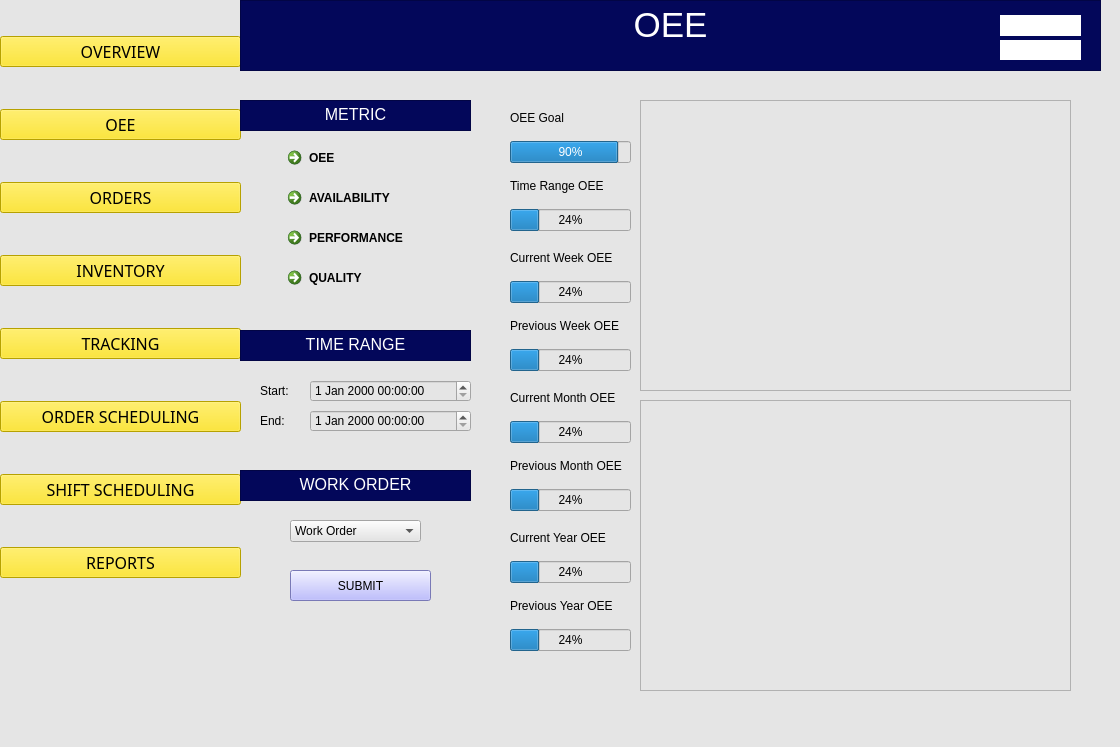
<?xml version="1.0" encoding="UTF-8"?>
<ui version="4.0">
 <class>MainWindow</class>
 <widget class="QMainWindow" name="MainWindow">
  <property name="geometry">
   <rect>
    <x>0</x>
    <y>0</y>
    <width>1120</width>
    <height>747</height>
   </rect>
  </property>
  <property name="font">
   <font>
    <family>Siemens Sans Black</family>
    <pointsize>12</pointsize>
   </font>
  </property>
  <property name="windowTitle">
   <string>MainWindow</string>
  </property>
  <property name="styleSheet">
   <string notr="true">background-color: rgb(229, 229, 229);
</string>
  </property>
  <widget class="QWidget" name="centralwidget">
   <widget class="QWidget" name="verticalLayoutWidget">
    <property name="geometry">
     <rect>
      <x>0</x>
      <y>0</y>
      <width>241</width>
      <height>621</height>
     </rect>
    </property>
    <layout class="QVBoxLayout" name="verticalLayout">
     <item>
      <widget class="QPushButton" name="pushButton_5">
       <property name="font">
        <font>
         <family>Siemens Sans Black</family>
         <pointsize>12</pointsize>
        </font>
       </property>
       <property name="styleSheet">
        <string notr="true">background-color: rgb(255, 226, 0);</string>
       </property>
       <property name="text">
        <string>OVERVIEW</string>
       </property>
      </widget>
     </item>
     <item>
      <widget class="QPushButton" name="pushButton_7">
       <property name="font">
        <font>
         <family>Siemens Sans Black</family>
         <pointsize>12</pointsize>
        </font>
       </property>
       <property name="styleSheet">
        <string notr="true">background-color: rgb(255, 226, 0);</string>
       </property>
       <property name="text">
        <string>OEE</string>
       </property>
      </widget>
     </item>
     <item>
      <widget class="QPushButton" name="pushButton_14">
       <property name="font">
        <font>
         <family>Siemens Sans Black</family>
         <pointsize>12</pointsize>
        </font>
       </property>
       <property name="styleSheet">
        <string notr="true">background-color: rgb(255, 226, 0);</string>
       </property>
       <property name="text">
        <string>ORDERS</string>
       </property>
      </widget>
     </item>
     <item>
      <widget class="QPushButton" name="pushButton_12">
       <property name="font">
        <font>
         <family>Siemens Sans Black</family>
         <pointsize>12</pointsize>
        </font>
       </property>
       <property name="styleSheet">
        <string notr="true">background-color: rgb(255, 226, 0);</string>
       </property>
       <property name="text">
        <string>INVENTORY</string>
       </property>
      </widget>
     </item>
     <item>
      <widget class="QPushButton" name="pushButton_11">
       <property name="font">
        <font>
         <family>Siemens Sans Black</family>
         <pointsize>12</pointsize>
        </font>
       </property>
       <property name="styleSheet">
        <string notr="true">background-color: rgb(255, 226, 0);</string>
       </property>
       <property name="text">
        <string>TRACKING</string>
       </property>
      </widget>
     </item>
     <item>
      <widget class="QPushButton" name="pushButton_10">
       <property name="font">
        <font>
         <family>Siemens Sans Black</family>
         <pointsize>12</pointsize>
        </font>
       </property>
       <property name="styleSheet">
        <string notr="true">background-color: rgb(255, 226, 0);</string>
       </property>
       <property name="text">
        <string>ORDER SCHEDULING</string>
       </property>
      </widget>
     </item>
     <item>
      <widget class="QPushButton" name="pushButton_13">
       <property name="font">
        <font>
         <family>Siemens Sans Black</family>
         <pointsize>12</pointsize>
        </font>
       </property>
       <property name="styleSheet">
        <string notr="true">background-color: rgb(255, 226, 0);</string>
       </property>
       <property name="text">
        <string>SHIFT SCHEDULING</string>
       </property>
      </widget>
     </item>
     <item>
      <widget class="QPushButton" name="pushButton_9">
       <property name="font">
        <font>
         <family>Siemens Sans Black</family>
         <pointsize>12</pointsize>
        </font>
       </property>
       <property name="styleSheet">
        <string notr="true">background-color: rgb(255, 226, 0);</string>
       </property>
       <property name="text">
        <string>REPORTS</string>
       </property>
      </widget>
     </item>
    </layout>
   </widget>
   <widget class="QTextEdit" name="textEdit">
    <property name="geometry">
     <rect>
      <x>240</x>
      <y>0</y>
      <width>861</width>
      <height>71</height>
     </rect>
    </property>
    <property name="styleSheet">
     <string notr="true">background-color: rgb(3, 7, 90);</string>
    </property>
    <property name="html">
     <string>&lt;!DOCTYPE HTML PUBLIC &quot;-//W3C//DTD HTML 4.0//EN&quot; &quot;http://www.w3.org/TR/REC-html40/strict.dtd&quot;&gt;
&lt;html&gt;&lt;head&gt;&lt;meta name=&quot;qrichtext&quot; content=&quot;1&quot; /&gt;&lt;style type=&quot;text/css&quot;&gt;
p, li { white-space: pre-wrap; }
&lt;/style&gt;&lt;/head&gt;&lt;body style=&quot; font-family:'MS Shell Dlg 2'; font-size:8.25pt; font-weight:400; font-style:normal;&quot;&gt;
&lt;p align=&quot;center&quot; style=&quot; margin-top:0px; margin-bottom:0px; margin-left:0px; margin-right:0px; -qt-block-indent:0; text-indent:0px;&quot;&gt;&lt;span style=&quot; font-size:26pt; color:#ffffff;&quot;&gt;OEE&lt;/span&gt;&lt;/p&gt;&lt;/body&gt;&lt;/html&gt;</string>
    </property>
   </widget>
   <widget class="QDateTimeEdit" name="dateTimeEdit">
    <property name="geometry">
     <rect>
      <x>310</x>
      <y>380</y>
      <width>161</width>
      <height>22</height>
     </rect>
    </property>
   </widget>
   <widget class="QDateTimeEdit" name="dateTimeEdit_2">
    <property name="geometry">
     <rect>
      <x>310</x>
      <y>410</y>
      <width>161</width>
      <height>22</height>
     </rect>
    </property>
   </widget>
   <widget class="QTextEdit" name="textEdit_2">
    <property name="geometry">
     <rect>
      <x>240</x>
      <y>330</y>
      <width>231</width>
      <height>31</height>
     </rect>
    </property>
    <property name="styleSheet">
     <string notr="true">background-color: rgb(3, 7, 90);</string>
    </property>
    <property name="html">
     <string>&lt;!DOCTYPE HTML PUBLIC &quot;-//W3C//DTD HTML 4.0//EN&quot; &quot;http://www.w3.org/TR/REC-html40/strict.dtd&quot;&gt;
&lt;html&gt;&lt;head&gt;&lt;meta name=&quot;qrichtext&quot; content=&quot;1&quot; /&gt;&lt;style type=&quot;text/css&quot;&gt;
p, li { white-space: pre-wrap; }
&lt;/style&gt;&lt;/head&gt;&lt;body style=&quot; font-family:'MS Shell Dlg 2'; font-size:8.25pt; font-weight:400; font-style:normal;&quot;&gt;
&lt;p align=&quot;center&quot; style=&quot; margin-top:0px; margin-bottom:0px; margin-left:0px; margin-right:0px; -qt-block-indent:0; text-indent:0px;&quot;&gt;&lt;span style=&quot; font-size:12pt; color:#ffffff;&quot;&gt;TIME RANGE&lt;/span&gt;&lt;/p&gt;&lt;/body&gt;&lt;/html&gt;</string>
    </property>
   </widget>
   <widget class="QTextEdit" name="textEdit_3">
    <property name="geometry">
     <rect>
      <x>240</x>
      <y>100</y>
      <width>231</width>
      <height>31</height>
     </rect>
    </property>
    <property name="styleSheet">
     <string notr="true">background-color: rgb(3, 7, 90);</string>
    </property>
    <property name="html">
     <string>&lt;!DOCTYPE HTML PUBLIC &quot;-//W3C//DTD HTML 4.0//EN&quot; &quot;http://www.w3.org/TR/REC-html40/strict.dtd&quot;&gt;
&lt;html&gt;&lt;head&gt;&lt;meta name=&quot;qrichtext&quot; content=&quot;1&quot; /&gt;&lt;style type=&quot;text/css&quot;&gt;
p, li { white-space: pre-wrap; }
&lt;/style&gt;&lt;/head&gt;&lt;body style=&quot; font-family:'MS Shell Dlg 2'; font-size:8.25pt; font-weight:400; font-style:normal;&quot;&gt;
&lt;p align=&quot;center&quot; style=&quot; margin-top:0px; margin-bottom:0px; margin-left:0px; margin-right:0px; -qt-block-indent:0; text-indent:0px;&quot;&gt;&lt;span style=&quot; font-size:12pt; color:#ffffff;&quot;&gt;METRIC&lt;/span&gt;&lt;/p&gt;&lt;/body&gt;&lt;/html&gt;</string>
    </property>
   </widget>
   <widget class="QLabel" name="label">
    <property name="geometry">
     <rect>
      <x>260</x>
      <y>380</y>
      <width>31</width>
      <height>21</height>
     </rect>
    </property>
    <property name="text">
     <string>Start:</string>
    </property>
   </widget>
   <widget class="QLabel" name="label_2">
    <property name="geometry">
     <rect>
      <x>260</x>
      <y>410</y>
      <width>31</width>
      <height>21</height>
     </rect>
    </property>
    <property name="text">
     <string>End:</string>
    </property>
   </widget>
   <widget class="QCommandLinkButton" name="commandLinkButton">
    <property name="geometry">
     <rect>
      <x>280</x>
      <y>140</y>
      <width>185</width>
      <height>41</height>
     </rect>
    </property>
    <property name="styleSheet">
     <string notr="true">background-color: rgb(207, 210, 255);</string>
    </property>
    <property name="text">
     <string>OEE</string>
    </property>
   </widget>
   <widget class="QCommandLinkButton" name="commandLinkButton_2">
    <property name="geometry">
     <rect>
      <x>280</x>
      <y>180</y>
      <width>185</width>
      <height>41</height>
     </rect>
    </property>
    <property name="styleSheet">
     <string notr="true">background-color: rgb(207, 210, 255);</string>
    </property>
    <property name="text">
     <string>AVAILABILITY</string>
    </property>
   </widget>
   <widget class="QCommandLinkButton" name="commandLinkButton_3">
    <property name="geometry">
     <rect>
      <x>280</x>
      <y>220</y>
      <width>185</width>
      <height>41</height>
     </rect>
    </property>
    <property name="styleSheet">
     <string notr="true">background-color: rgb(207, 210, 255);</string>
    </property>
    <property name="text">
     <string>PERFORMANCE</string>
    </property>
   </widget>
   <widget class="QCommandLinkButton" name="commandLinkButton_4">
    <property name="geometry">
     <rect>
      <x>280</x>
      <y>260</y>
      <width>185</width>
      <height>41</height>
     </rect>
    </property>
    <property name="styleSheet">
     <string notr="true">background-color: rgb(207, 210, 255);</string>
    </property>
    <property name="text">
     <string>QUALITY</string>
    </property>
   </widget>
   <widget class="QComboBox" name="comboBox">
    <property name="geometry">
     <rect>
      <x>290</x>
      <y>520</y>
      <width>131</width>
      <height>22</height>
     </rect>
    </property>
    <item>
     <property name="text">
      <string>Work Order</string>
     </property>
    </item>
   </widget>
   <widget class="QTextEdit" name="textEdit_4">
    <property name="geometry">
     <rect>
      <x>240</x>
      <y>470</y>
      <width>231</width>
      <height>31</height>
     </rect>
    </property>
    <property name="styleSheet">
     <string notr="true">background-color: rgb(3, 7, 90);</string>
    </property>
    <property name="html">
     <string>&lt;!DOCTYPE HTML PUBLIC &quot;-//W3C//DTD HTML 4.0//EN&quot; &quot;http://www.w3.org/TR/REC-html40/strict.dtd&quot;&gt;
&lt;html&gt;&lt;head&gt;&lt;meta name=&quot;qrichtext&quot; content=&quot;1&quot; /&gt;&lt;style type=&quot;text/css&quot;&gt;
p, li { white-space: pre-wrap; }
&lt;/style&gt;&lt;/head&gt;&lt;body style=&quot; font-family:'MS Shell Dlg 2'; font-size:8.25pt; font-weight:400; font-style:normal;&quot;&gt;
&lt;p align=&quot;center&quot; style=&quot; margin-top:0px; margin-bottom:0px; margin-left:0px; margin-right:0px; -qt-block-indent:0; text-indent:0px;&quot;&gt;&lt;span style=&quot; font-size:12pt; color:#ffffff;&quot;&gt;WORK ORDER&lt;/span&gt;&lt;/p&gt;&lt;/body&gt;&lt;/html&gt;</string>
    </property>
   </widget>
   <widget class="QWidget" name="verticalLayoutWidget_2">
    <property name="geometry">
     <rect>
      <x>510</x>
      <y>100</y>
      <width>121</width>
      <height>131</height>
     </rect>
    </property>
    <layout class="QVBoxLayout" name="verticalLayout_2">
     <item>
      <widget class="QLabel" name="label_3">
       <property name="text">
        <string>OEE Goal</string>
       </property>
      </widget>
     </item>
     <item>
      <widget class="QProgressBar" name="progressBar_3">
       <property name="value">
        <number>90</number>
       </property>
      </widget>
     </item>
     <item>
      <widget class="QLabel" name="label_4">
       <property name="text">
        <string>Time Range OEE</string>
       </property>
      </widget>
     </item>
     <item>
      <widget class="QProgressBar" name="progressBar_4">
       <property name="value">
        <number>24</number>
       </property>
      </widget>
     </item>
    </layout>
   </widget>
   <widget class="QWidget" name="verticalLayoutWidget_3">
    <property name="geometry">
     <rect>
      <x>510</x>
      <y>240</y>
      <width>121</width>
      <height>131</height>
     </rect>
    </property>
    <layout class="QVBoxLayout" name="verticalLayout_3">
     <item>
      <widget class="QLabel" name="label_5">
       <property name="text">
        <string>Current Week OEE</string>
       </property>
      </widget>
     </item>
     <item>
      <widget class="QProgressBar" name="progressBar_5">
       <property name="value">
        <number>24</number>
       </property>
      </widget>
     </item>
     <item>
      <widget class="QLabel" name="label_6">
       <property name="text">
        <string>Previous Week OEE</string>
       </property>
      </widget>
     </item>
     <item>
      <widget class="QProgressBar" name="progressBar_6">
       <property name="value">
        <number>24</number>
       </property>
      </widget>
     </item>
    </layout>
   </widget>
   <widget class="QWidget" name="verticalLayoutWidget_4">
    <property name="geometry">
     <rect>
      <x>510</x>
      <y>380</y>
      <width>121</width>
      <height>131</height>
     </rect>
    </property>
    <layout class="QVBoxLayout" name="verticalLayout_4">
     <item>
      <widget class="QLabel" name="label_7">
       <property name="text">
        <string>Current Month OEE</string>
       </property>
      </widget>
     </item>
     <item>
      <widget class="QProgressBar" name="progressBar_7">
       <property name="value">
        <number>24</number>
       </property>
      </widget>
     </item>
     <item>
      <widget class="QLabel" name="label_8">
       <property name="text">
        <string>Previous Month OEE</string>
       </property>
      </widget>
     </item>
     <item>
      <widget class="QProgressBar" name="progressBar_8">
       <property name="value">
        <number>24</number>
       </property>
      </widget>
     </item>
    </layout>
   </widget>
   <widget class="QWidget" name="verticalLayoutWidget_5">
    <property name="geometry">
     <rect>
      <x>510</x>
      <y>520</y>
      <width>121</width>
      <height>131</height>
     </rect>
    </property>
    <layout class="QVBoxLayout" name="verticalLayout_5">
     <item>
      <widget class="QLabel" name="label_9">
       <property name="text">
        <string>Current Year OEE</string>
       </property>
      </widget>
     </item>
     <item>
      <widget class="QProgressBar" name="progressBar_9">
       <property name="value">
        <number>24</number>
       </property>
      </widget>
     </item>
     <item>
      <widget class="QLabel" name="label_10">
       <property name="text">
        <string>Previous Year OEE</string>
       </property>
      </widget>
     </item>
     <item>
      <widget class="QProgressBar" name="progressBar_10">
       <property name="value">
        <number>24</number>
       </property>
      </widget>
     </item>
    </layout>
   </widget>
   <widget class="QGraphicsView" name="graphicsView_3">
    <property name="geometry">
     <rect>
      <x>640</x>
      <y>100</y>
      <width>431</width>
      <height>291</height>
     </rect>
    </property>
   </widget>
   <widget class="QGraphicsView" name="graphicsView_4">
    <property name="geometry">
     <rect>
      <x>640</x>
      <y>400</y>
      <width>431</width>
      <height>291</height>
     </rect>
    </property>
   </widget>
   <widget class="QPushButton" name="pushButton">
    <property name="geometry">
     <rect>
      <x>290</x>
      <y>570</y>
      <width>141</width>
      <height>31</height>
     </rect>
    </property>
    <property name="styleSheet">
     <string notr="true">background-color: rgb(170, 170, 255);</string>
    </property>
    <property name="text">
     <string>SUBMIT</string>
    </property>
   </widget>
   <widget class="QLabel" name="label_13">
    <property name="geometry">
     <rect>
      <x>1000</x>
      <y>15</y>
      <width>81</width>
      <height>21</height>
     </rect>
    </property>
    <property name="styleSheet">
     <string notr="true">background-color: rgb(255, 255, 255);</string>
    </property>
    <property name="text">
     <string/>
    </property>
   </widget>
   <widget class="QLabel" name="label_14">
    <property name="geometry">
     <rect>
      <x>1000</x>
      <y>40</y>
      <width>81</width>
      <height>20</height>
     </rect>
    </property>
    <property name="styleSheet">
     <string notr="true">background-color: rgb(255, 255, 255);</string>
    </property>
    <property name="text">
     <string/>
    </property>
   </widget>
  </widget>
  <widget class="QStatusBar" name="statusbar"/>
 </widget>
 <resources/>
 <connections/>
</ui>
